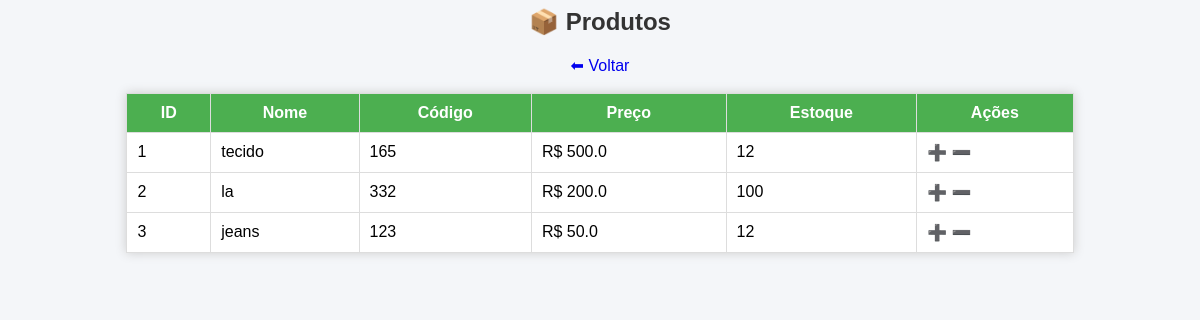
/produtos, run on the app's committed database.
### tables this page shows
CREATE TABLE produtos (
            id INTEGER PRIMARY KEY AUTOINCREMENT,
            nome TEXT,
            codigo TEXT,
            preco REAL,
            estoque INTEGER
        );

### app.py (the view)
@app.route("/produtos")
def produtos():
    conn = conectar()
    cursor = conn.cursor()
    cursor.execute("SELECT * FROM produtos")
    dados = cursor.fetchall()
    conn.close()
    return render_template("produtos.html", produtos=dados)

### app.py (called while the page is built)
def conectar():
    return sqlite3.connect("estoque.db")

### templates/produtos.html
<h2>📦 Produtos</h2>
<a href="/">⬅ Voltar</a><br><br>
<table border="1" cellpadding="10">
    <tr style="background-color: #4CAF50; color: white;">
        <th>ID</th>
        <th>Nome</th>
        <th>Código</th>
        <th>Preço</th>
        <th>Estoque</th>
        <th>Ações</th>
    </tr>
    {% for p in produtos %}
    <tr>
        <td>{{ p[0] }}</td>
        <td>{{ p[1] }}</td>
        <td>{{ p[2] }}</td>
        <td>R$ {{ p[3] }}</td>
        <td>{{ p[4] }}</td>
        <td>
            <a href="/entrada/{{ p[0] }}">➕</a>
            <a href="/saida/{{ p[0] }}">➖</a>
        </td>
    </tr>
    {% endfor %}
    <link rel="stylesheet" href="{{ url_for('static', filename='style.css') }}">
</table>

### static/style.css (style rules this page uses)
h1, h2 { color: #333; }
table { margin: auto; border-collapse: collapse; width: 80%; background: white; box-shadow: 0px 0px 10px #ccc; }
th, td { padding: 10px; border: 1px solid #ddd; }
th { background-color: #4CAF50; color: white; }
a { text-decoration: none; }

### data on the page
produtos: id "1", nome "tecido", codigo "165", preco "500.0", estoque "12"
produtos: id "2", nome "la", codigo "332", preco "200.0", estoque "100"
produtos: id "3", nome "jeans", codigo "123", preco "50.0", estoque "12"
